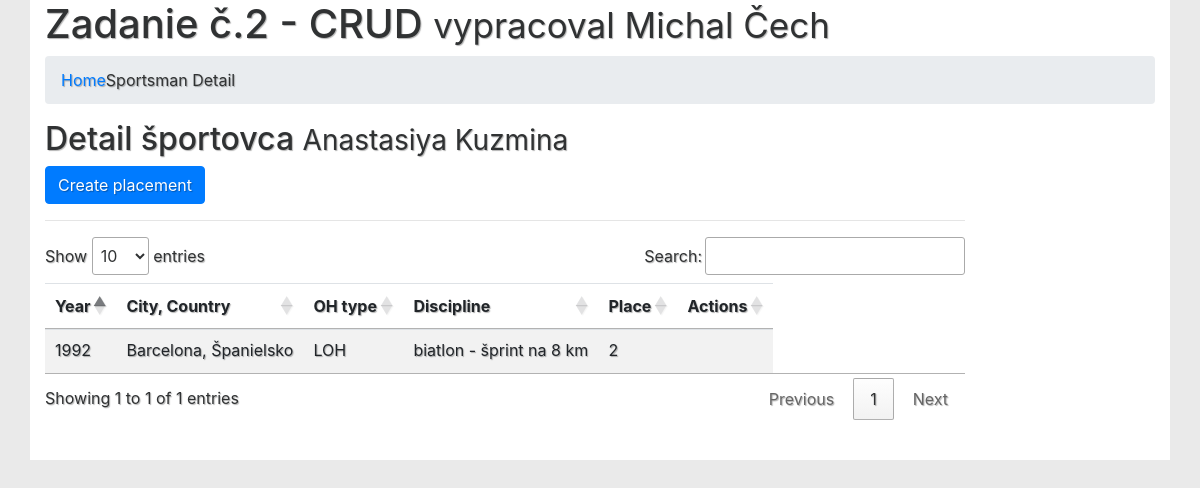
/sportovec?id=4, run on the app's committed database.
### tables this page shows
CREATE TABLE IF NOT EXISTS `osoby` (
  `id_person` int(11) NOT NULL AUTO_INCREMENT,
  `name` varchar(10) NOT NULL,
  `surname` varchar(12) NOT NULL,
  `birthDay` date NOT NULL,
  `birthPlace` varchar(18) NOT NULL,
  `birthCountry` varchar(14) NOT NULL,
  `deathDay` date DEFAULT NULL,
  `deathPlace` varchar(8) DEFAULT NULL,
  `deathCountry` varchar(7) DEFAULT NULL,
  PRIMARY KEY (`id_person`)
);

CREATE TABLE IF NOT EXISTS `umiestnenia` (
  `id` int(11) NOT NULL AUTO_INCREMENT,
  `id_person` int(11) NOT NULL,
  `ID_OH` int(11) NOT NULL,
  `place` int(11) NOT NULL,
  `discipline` varchar(27) NOT NULL,
  PRIMARY KEY (`id`),
  KEY `id_person` (`id_person`)
);

CREATE TABLE IF NOT EXISTS `oh` (
  `id_OH` int(11) NOT NULL AUTO_INCREMENT,
  `type` varchar(3) NOT NULL,
  `year` int(11) NOT NULL,
  `orderNumber` int(11) NOT NULL,
  `city` varchar(18) NOT NULL,
  `country` varchar(17) NOT NULL,
  PRIMARY KEY (`id_OH`)
);

### function.php (called while the page is built, shortened)
<?php
class MessagesList
{
    public static function hasMessages()
    {
        return false;
    }
    public static function hasErrors()
    {
        return false;
    }
}
class ViewData
{
    private static $view_data = [];
    public static function put($key, $data)
    {
        self::$view_data[$key] = $data;
    }
    public static function get($key)
    {
        if (isset(self::$view_data[$key])) {
            return self::$view_data[$key];
        }
        return null;
    }
}
try {
    $pdo = new PDO('mysql:host=localhost;dbname=' . Config::get('mysql.db_name'), Config::get('mysql.user'), Config::get('mysql.pass'));
    $pdo->exec("SET CHARACTER SET utf8");
} catch (PDOException $e) {
    MessagesList::put($e->getMessage());
} catch (Exception $e) {
    MessagesList::put($e->getMessage());
}
try {
    if ($_SERVER['REQUEST_METHOD'] == 'GET') {
        if (isset($page) && $page == "sportsman" && isset($id_person)) {
            $query = "SELECT p.name, p.surname, p.id_person FROM osoby as p WHERE id_person=:id_person";
            $stmt = $pdo->prepare($query);
            $stmt->bindParam(':id_person', $id_person);
            $stmt->execute();
            $person = $stmt->fetchObject();
            if($person){
                $query = "SELECT u.id as id_um, u.id_person, u.discipline, u.place, oh.year, oh.city, oh.country, oh.type FROM umiestnenia as u
JOIN oh ON oh.id_OH = u.ID_OH WHERE u.id_person=:id_person";
                $stmt = $pdo->prepare($query);
                $stmt->bindParam(':id_person', $id_person);
                $stmt->execute();
            } else {
                MessagesList::put('Person with id "['.$id_person.']" not found!');
            }
        }
    }
} catch (PDOException $e) {
    MessagesList::put($e->getMessage());
} catch (Exception $e) {
    MessagesList::put($e->getMessage());
}

### sportovec/index.php (the view, shortened to what this page needs)
<?php $page = "sportsman"; ?>
<?php $id_person = $_GET['id'] ?>
<?php require_once "../function.php" ?>
<!DOCTYPE html>
<html lang="sk">
<head>
    <link href="../vendor/twbs/bootstrap/dist/css/bootstrap.min.css" rel="stylesheet">
    <link href="http://code.ionicframework.com/ionicons/2.0.1/css/ionicons.min.css" rel="stylesheet">
    <link href="../assets/style.css" rel="stylesheet">
    <link href="//cdn.datatables.net/1.10.11/css/jquery.dataTables.min.css" rel="stylesheet">
</head>
<body>
<div class="container">
    <div class="row">
        <div class="col-sm-12">
            <div class="page-header">
                <h1>Zadanie č.2 - CRUD
                    <small>vypracoval Michal Čech</small>
                </h1>
            </div>
        </div>
    </div>
    <ol class="breadcrumb">
        <li><a href="../">Home</a></li>
        <li class="active">Sportsman Detail</li>
    </ol>
    <?php
    if (MessagesList::hasErrors()):
        foreach (MessagesList::getAllErrors() as $error): ?>
            <div class="alert alert-danger alert-dismissable">
                <button type="button" class="close" data-dismiss="alert" aria-hidden="true">&times;</button>
                <strong><?php echo ucfirst($error->getType())?>:</strong> <?php echo $error->getMessage(); ?>
            </div>
        <?php endforeach;
    else :
        ?>
        <div class="row">
            <div class="col-sm-12">
                <div class="page-header">
                    <h2>Detail športovca
                        <small><?php $person = ViewData::get('person');
                            echo $person->name . ' ' . $person->surname ?></small>
                    </h2>
                </div>
            </div>
        </div>
        <div class="row">
            <div class="col-sm-2 col-sm-offset-1">
                <a class="btn btn-primary btn-block" data-toggle="modal"
                   data-target="#edit_modal"
                   href="/action.php?method=create&model=placement&id_person=<?php echo $person->id_person; ?>">Create placement</a>
            </div>
        </div>
        <div class="row">
            <div class="col-sm-10 col-sm-offset-1">
                <hr></div>
        </div>
        <div class="row">
            <div class="col-sm-10 col-sm-offset-1">
                <table id="table-oh" class="table table-responsive table-striped">
                    <thead>
                    <tr>
                        <th>Year</th>
                        <th>City, Country</th>
                        <th>OH type</th>
                        <th>Discipline</th>
                        <th>Place</th>
                        <th>Actions</th>
                    </tr>
                    </thead>
                    <tbody>
                    <?php foreach (ViewData::get('placements') as $placement): ?>
                        <tr>
                            <td><?php echo $placement->year; ?></td>
                            <td><?php echo $placement->city . ', ' . $placement->country; ?></td>
                            <td><?php echo $placement->type; ?></td>
                            <td><?php echo $placement->discipline; ?></td>
                            <td><?php echo $placement->place; ?></td>
                            <td>
                            </td>
                        </tr>
                    <?php endforeach; ?>
                    </tbody>
                </table>
            </div>
        </div>
    <?php endif; ?>
</div>
</body>
</html>

### assets/style.css (style rules this page uses)
body,html { background-color: #eaeaea; color: #303233; text-shadow: 1px 1px 1px rgba(0,0,0,0.3); }
.container { background: #FFFFFF; }

### data on the page
osoby: name "Anastasiya", surname "Kuzmina"
umiestnenia: ID_OH.year "1992", ID_OH.city "Barcelona", ID_OH.country "Španielsko", ID_OH.type "LOH", discipline "biatlon - šprint na 8 km", place "2"
